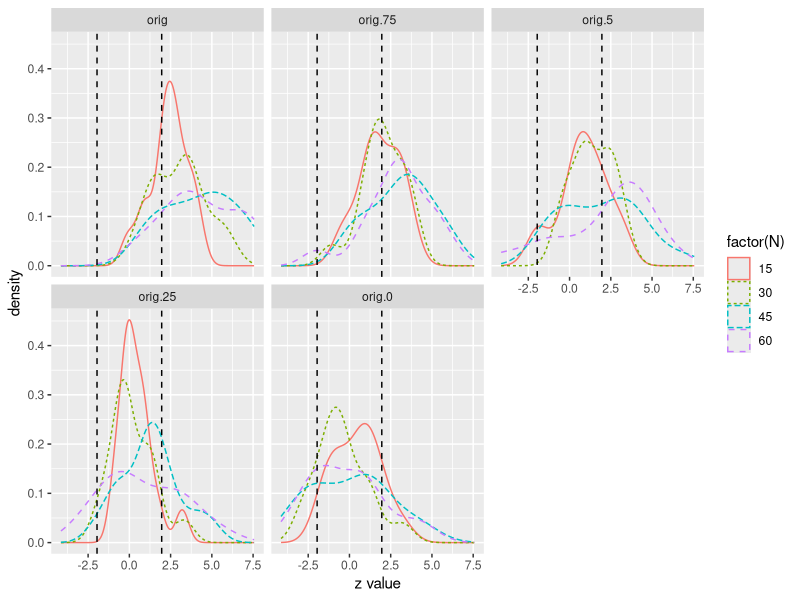
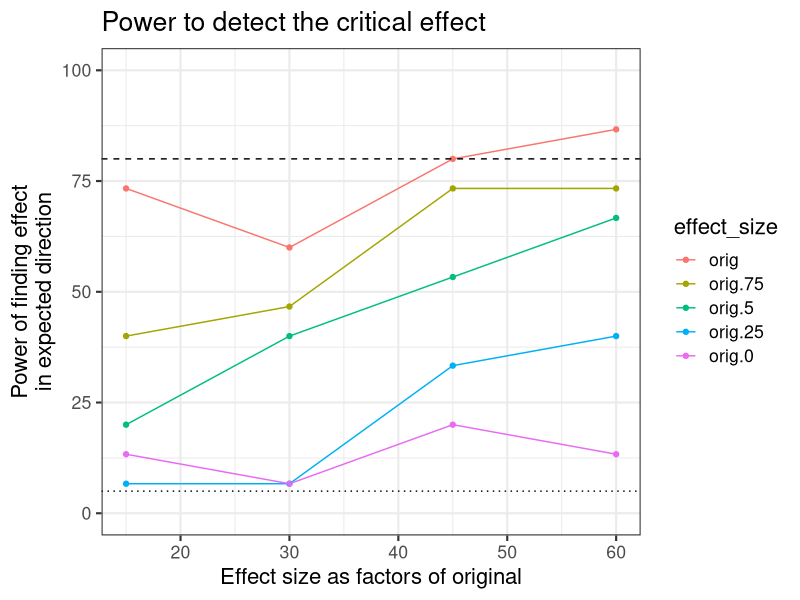
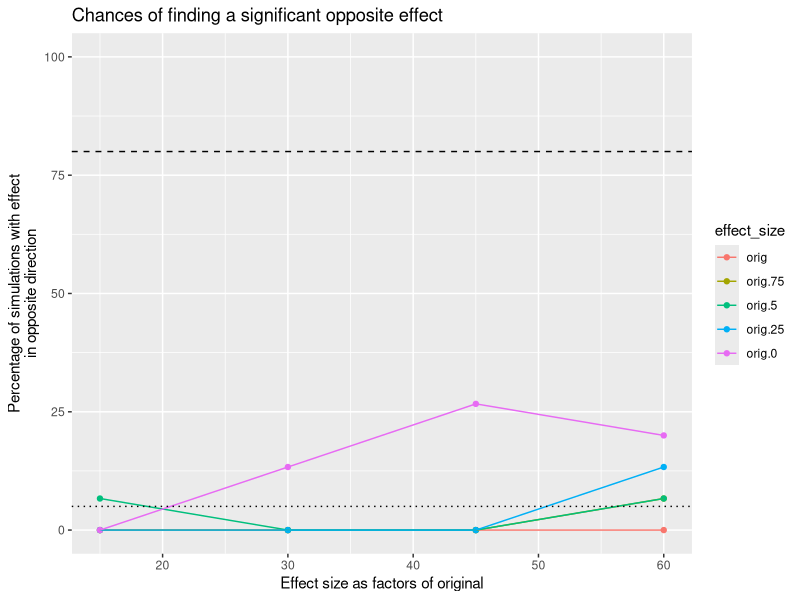
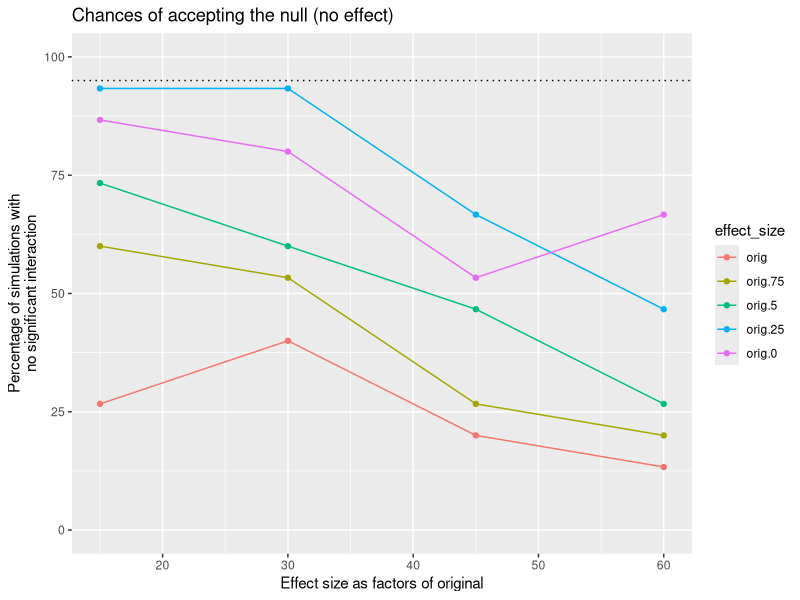

Recreate these plots in R, in order.
## ---- chunk 1
library(knitr)
library(ggplot2)
# library(plyr)
library(dplyr)
# library(mvtnorm)
# library(tidyr)
# library(lme4)
# library(broom)  # access summaries from fitted models
knitr::opts_chunk$set(echo = FALSE)
## ---- chunk 2
read.csv("madeup_data.csv") %>% head(., 9) %>% kable
## ---- chunk 3
# Retrieve summaries of all the simulations
simul_summaries <- read.csv("simulations/poisson_sim_summaries_fixed-interactions.csv")
## ---- chunk 4
simul_summaries %>% select(-DateTime) %>%
  head(.,14) %>% kable
## ---- chunk 5
# Keep only data rows for critical interactions
simul_summaries_interact <- simul_summaries %>% 
  filter(term == "Movementlegs:WordTypeleg-word")
# fix order of factor levels
simul_summaries_interact$effect_size <- factor(simul_summaries_interact$effect_size,
                                      levels = c("orig", "orig.75", "orig.5", "orig.25", "orig.0"))
## ---- chunk 6
simul_summaries_interact %>%
  arrange(N, effect_size) %>%
  select(-c(DateTime, Sim)) %>%
  head(., 3) %>%
  kable
## ---- chunk 7
# plot
simul_summaries_interact %>%
  filter(abs(statistic) < 8) %>%  # Don't let outliers distort the x-axis
  ggplot(aes(x = statistic, colour = factor(N), linetype = factor(N))) +
  facet_wrap(~effect_size) +
  geom_density() +
  geom_vline(xintercept = c(-1.96, 1.96), linetype = "dashed") +
  # xlim(-3, 8) +
  xlab("z value")
## ---- chunk 8
# Compute proportion of significant models:
simul_significant <- simul_summaries_interact %>%
  group_by(effect_size, N) %>%
  mutate(signif = abs(statistic) > 1.96,
         signif_expected   = statistic > 1.96,
         signif_unexpected = statistic < -1.96) %>%
  summarise(Power_expected_effect   = round(100 * sum(signif_expected) / n(), 2),
            Proportion_inverse_effect = round(100 * sum(signif_unexpected) / n(), 2),
            No_effect_detected = 100 - Power_expected_effect - Proportion_inverse_effect,
            nbSimulations = n()) %>%
  arrange(effect_size, -N)
## ---- chunk 9
ggplot(simul_significant, aes(x = N, y = Power_expected_effect,
                              colour = effect_size, group = effect_size)) +
  geom_point() +
  geom_line() +
  ylim(0,100) +
  geom_hline(yintercept = 80, linetype = "dashed") +
  geom_hline(yintercept = 5, linetype = "dotted") +
  ylab("Power of finding effect\nin expected direction") +
  xlab("Effect size as factors of original") +
  ggtitle("Power to detect the critical effect") +
  theme_bw(base_size=16)
## ---- chunk 10
ggplot(simul_significant, aes(x = N, y = Proportion_inverse_effect,
                              colour = effect_size, group = effect_size)) +
  geom_point() +
  geom_line() +
  ylim(0,100) +
  geom_hline(yintercept = 80, linetype = "dashed") +
  geom_hline(yintercept = 5, linetype = "dotted") +
  ylab("Percentage of simulations with effect\nin opposite direction") +
  xlab("Effect size as factors of original") +
  ggtitle("Chances of finding a significant opposite effect")
## ---- chunk 11
ggplot(simul_significant, aes(x = N, y = No_effect_detected,
                              colour = effect_size, group = effect_size)) +
  geom_point() +
  geom_line() +
  ylim(0,100) +
  geom_hline(yintercept = 95, linetype = "dotted") +
  ylab("Percentage of simulations with\nno significant interaction") +
  xlab("Effect size as factors of original") +
  ggtitle("Chances of accepting the null (no effect)")
## ---- chunk 12
# Show as table
kable(simul_significant)
